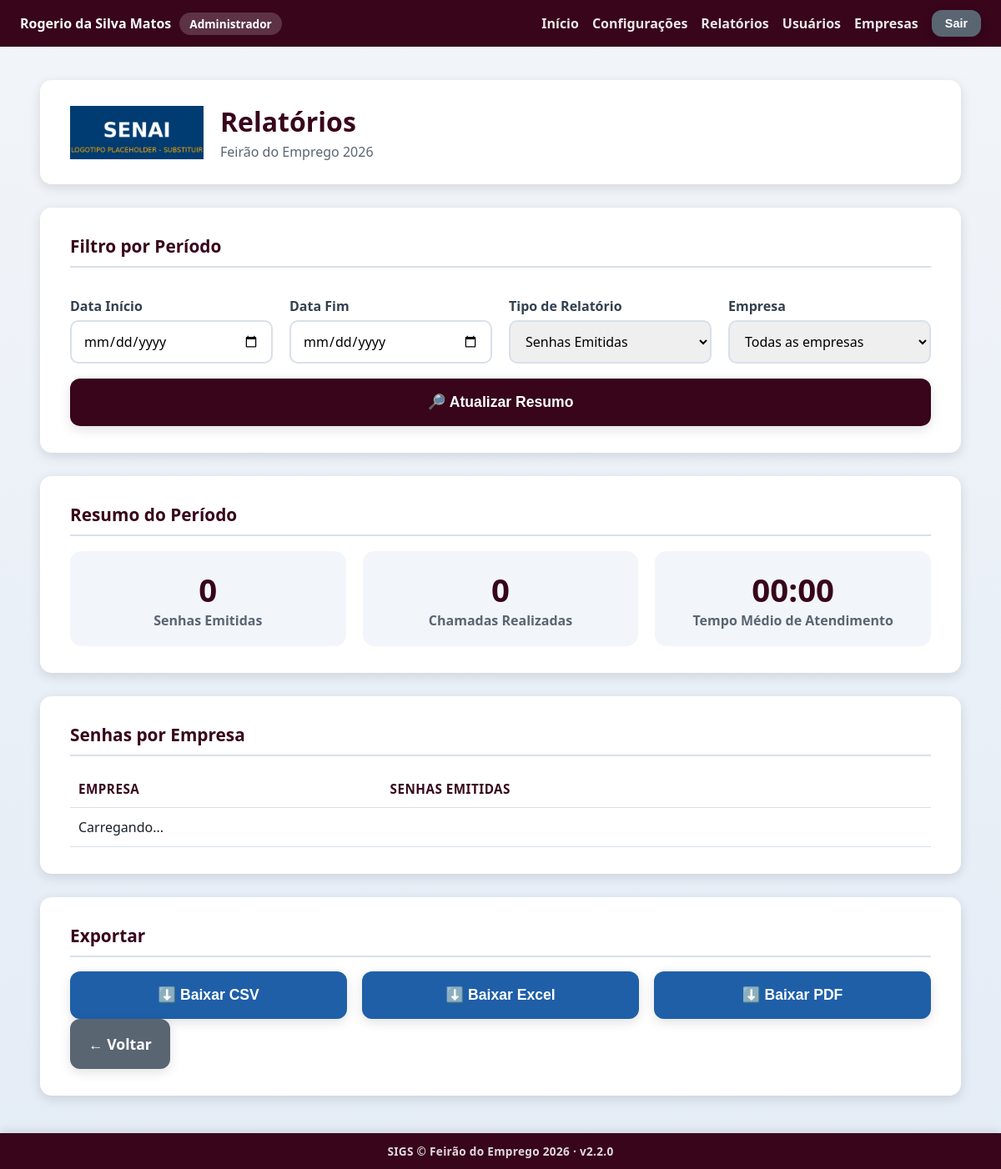
Page /relatorios (signed in) on the committed database.
### tables this page shows
CREATE TABLE usuarios (
            id INTEGER PRIMARY KEY AUTOINCREMENT,
            nome_completo TEXT NOT NULL,
            login TEXT NOT NULL UNIQUE,
            senha_hash TEXT NOT NULL,
            perfil TEXT NOT NULL DEFAULT 'atendente',
            ativo INTEGER NOT NULL DEFAULT 1,
            data_criacao TEXT NOT NULL,
            ultimo_login TEXT
        );

CREATE TABLE configuracoes (
                    chave TEXT PRIMARY KEY,
                    valor TEXT NOT NULL
                );

### app.py (the view)
@app.route("/relatorios")
@auth.login_required
@auth.admin_required
def relatorios_tela():
    configuracoes = config_manager.obter_todas()
    return render_template("relatorios.html", config=configuracoes)

### app.py (called while the page is built)
@app.context_processor
def injetar_usuario_logado():
    return {
        "usuario_logado": auth.usuario_logado(),
        "eh_admin": auth.eh_admin(),
        "sigs_versao": SIGS_VERSAO,
    }

### auth.py (called while the page is built)
def usuario_logado() -> Optional[dict]:
    usuario_id = session.get(CHAVE_SESSAO_USUARIO_ID)
    if usuario_id is None:
        return None
    return {
        "id": usuario_id,
        "nome_completo": session.get(CHAVE_SESSAO_NOME),
        "login": session.get(CHAVE_SESSAO_LOGIN),
        "perfil": session.get(CHAVE_SESSAO_PERFIL),
        "guiche": session.get(CHAVE_SESSAO_GUICHE),
    }

def eh_admin() -> bool:
    return session.get(CHAVE_SESSAO_PERFIL) == PerfilUsuario.ADMIN

def admin_required(funcao_view):
    @wraps(funcao_view)
    def wrapper(*args, **kwargs):
        if not eh_admin():
            if _requisicao_eh_api():
                return jsonify({"sucesso": False, "erro": "Acesso restrito a administradores."}), 403
            flash("Esta área é restrita a administradores.", "erro")
            return redirect(url_for("index"))
        return funcao_view(*args, **kwargs)
    return wrapper

### config.py (called while the page is built)
    def _conectar(self) -> sqlite3.Connection:
        conexao = sqlite3.connect(str(DATABASE_PATH), timeout=10, check_same_thread=False)
        conexao.row_factory = sqlite3.Row
        return conexao

    def obter_todas(self) -> Dict[str, Any]:
        with self._conectar() as conexao:
            linhas = conexao.execute(f"SELECT chave, valor FROM {TABELA_CONFIGURACOES}").fetchall()
        resultado: Dict[str, Any] = {}
        for linha in linhas:
            chave, valor = linha["chave"], linha["valor"]
            if chave in CHAVES_INTEIRAS:
                try:
                    resultado[chave] = int(valor)
                except (TypeError, ValueError):
                    resultado[chave] = 0
            else:
                resultado[chave] = valor
        return resultado

### database.py (called while the page is built)
@contextmanager
def get_connection() -> Generator[sqlite3.Connection, None, None]:
    conexao = sqlite3.connect(str(DATABASE_PATH), timeout=10, check_same_thread=False)
    conexao.row_factory = sqlite3.Row
    conexao.execute("PRAGMA journal_mode = WAL")
    conexao.execute("PRAGMA foreign_keys = ON")
    try:
        yield conexao
    finally:
        conexao.close()

### templates/relatorios.html (shortened to what this page needs)
{% extends "layout.html" %}
{% block conteudo %}
<div class="pagina pagina-relatorios">
    <header class="cabecalho">
        <img class="logo" src="{{ url_for('static', filename='img/logo.png') }}" alt="Logo SENAI">
        <div class="titulo-evento">
            <h1>Relatórios</h1>
            <p>{{ config.nome_evento }}</p>
        </div>
    </header>
    <main class="conteudo-principal">
        <section class="card card-formulario">
            <h2>Filtro por Período</h2>
            <div class="campos-identificacao">
                <label>
                    Data Início
                    <input type="date" id="filtro-inicio">
                </label>
                <label>
                    Data Fim
                    <input type="date" id="filtro-fim">
                </label>
                <label>
                    Tipo de Relatório
                    <select id="filtro-tipo">
                        <option value="emitidas">Senhas Emitidas</option>
                    </select>
                </label>
                <label>
                    Empresa
                    <select id="filtro-empresa">
                        <option value="">Todas as empresas</option>
                    </select>
                </label>
            </div>
            <button id="btn-atualizar-resumo" class="botao botao-primario">🔎 Atualizar Resumo</button>
        </section>
        <section class="card card-resumo">
            <h2>Resumo do Período</h2>
            <div class="resumo-grade">
                <div class="resumo-item">
                    <span class="resumo-valor" id="resumo-emitidas">0</span>
                    <span class="resumo-label">Senhas Emitidas</span>
                </div>
                <div class="resumo-item">
                    <span class="resumo-valor" id="resumo-chamadas">0</span>
                    <span class="resumo-label">Chamadas Realizadas</span>
                </div>
                <div class="resumo-item">
                    <span class="resumo-valor" id="resumo-tempo-medio">00:00</span>
                    <span class="resumo-label">Tempo Médio de Atendimento</span>
                </div>
            </div>
        </section>
        <section class="card card-resumo-empresas">
            <h2>Senhas por Empresa</h2>
            <table class="tabela-fila">
                <thead>
                    <tr>
                        <th>Empresa</th>
                        <th>Senhas Emitidas</th>
                    </tr>
                </thead>
                <tbody id="resumo-empresas-corpo">
                    <tr><td colspan="2">Carregando...</td></tr>
                </tbody>
            </table>
        </section>
        <section class="card card-downloads">
            <h2>Exportar</h2>
            <div class="grade-botoes grade-botoes-relatorio">
                <button id="btn-download-csv" class="botao botao-secundario">⬇️ Baixar CSV</button>
                <button id="btn-download-excel" class="botao botao-secundario">⬇️ Baixar Excel</button>
                <button id="btn-download-pdf" class="botao botao-secundario">⬇️ Baixar PDF</button>
            </div>
            <a href="{{ url_for('index') }}" class="botao botao-terciario">← Voltar</a>
        </section>
    </main>
</div>
{% endblock %}

### templates/layout.html (shortened to what this page needs)
<!DOCTYPE html>
<html lang="pt-BR">
<head>
    <link rel="stylesheet" href="{{ url_for('static', filename='css/style.css') }}">
</head>
<body>
    {% if usuario_logado %}
    <div class="barra-usuario">
        <span class="barra-usuario-info">
            {{ usuario_logado.nome_completo }}
            <span class="barra-usuario-perfil">
                {% if eh_admin %}Administrador
                {% elif usuario_logado.perfil == 'emissor' %}Emissor de Senhas
                {% else %}Atendente
                {% endif %}
            </span>
        </span>
        <span class="barra-usuario-acoes">
            <a href="{{ url_for('index') }}">Início</a>
            {% if eh_admin %}
                <a href="{{ url_for('configuracoes_tela') }}">Configurações</a>
                <a href="{{ url_for('relatorios_tela') }}">Relatórios</a>
                <a href="{{ url_for('usuarios_tela') }}">Usuários</a>
                <a href="{{ url_for('empresas_tela') }}">Empresas</a>
            {% endif %}
            <form method="POST" action="{{ url_for('logout_tela') }}" class="form-logout">
                <button type="submit" class="botao botao-terciario botao-sair">Sair</button>
            </form>
        </span>
    </div>
    {% endif %}
    {% block conteudo %}{% endblock %}
    {% if request.endpoint != 'painel' %}
    <footer class="rodape-sigs">
        SIGS &copy; {{ config.nome_evento if config else 'SENAI' }} &middot; v{{ sigs_versao }}
    </footer>
    {% endif %}
</body>
</html>

### static/css/style.css (style rules this page uses)
:root { --cor-principal: #003C71; --cor-principal-clara: #1F5FA8; --cor-secundaria: #F4A300; --cor-fundo: #F2F5F9; --cor-texto: #1B1F23; --cor-branco: #FFFFFF; --cor-cinza-borda: #D8E0EA; --cor-sucesso: #2E7D32; --cor-erro: #C62828; --sombra-padrao: 0 4px 14px rgba(0, 0, 0, 0.12); --raio-borda: 14px; --transicao-padrao: all 0.25s ease-in-out; }
* { box-sizing: border-box; }
body { margin: 0; font-family: "Segoe UI", Arial, Helvetica, sans-serif; background: linear-gradient(180deg, var(--cor-fundo) 0%, #E4ECF6 100%); color: var(--cor-texto); }
.pagina { max-width: 1200px; margin: 0 auto; padding: 40px 48px; padding-bottom: 88px; }
.cabecalho { display: flex; align-items: center; gap: 20px; background: var(--cor-branco); border-radius: var(--raio-borda); box-shadow: var(--sombra-padrao); padding: 28px 36px; margin-bottom: 28px; }
.cabecalho .logo { height: 64px; width: auto; object-fit: contain; }
.titulo-evento h1 { margin: 0; font-size: 2rem; color: var(--cor-principal); }
.titulo-evento p { margin: 4px 0 0; color: #5A6572; font-size: 1rem; }
.conteudo-principal { display: flex; flex-direction: column; gap: 28px; }
.card { background: var(--cor-branco); border-radius: var(--raio-borda); box-shadow: var(--sombra-padrao); padding: 32px 36px; }
.card h2 { margin-top: 0; color: var(--cor-principal); font-size: 1.3rem; border-bottom: 2px solid var(--cor-cinza-borda); padding-bottom: 10px; }
.campos-identificacao { display: flex; flex-wrap: wrap; gap: 20px; }
.campos-identificacao label, .card-formulario label { display: flex; flex-direction: column; gap: 6px; font-weight: 600; color: #33414F; flex: 1; min-width: 220px; }
input, select { padding: 12px 14px; border: 2px solid var(--cor-cinza-borda); border-radius: 10px; font-size: 1rem; font-family: inherit; transition: var(--transicao-padrao); }
.botao { border: none; border-radius: 12px; padding: 18px 22px; font-size: 1.1rem; font-weight: 700; cursor: pointer; transition: var(--transicao-padrao); box-shadow: var(--sombra-padrao); text-decoration: none; text-align: center; display: inline-flex; align-items: center; justify-content: center; gap: 8px; color: var(--cor-branco); }
.botao-primario { background: var(--cor-principal); }
.botao-secundario { background: var(--cor-principal-clara); }
.botao-terciario { background: #5A6572; }
.grade-botoes { display: grid; grid-template-columns: repeat(auto-fit, minmax(220px, 1fr)); gap: 18px; }
.grade-botoes-relatorio { grid-template-columns: repeat(auto-fit, minmax(180px, 1fr)); }
.tabela-fila { width: 100%; border-collapse: collapse; margin-top: 12px; }
.tabela-fila th, .tabela-fila td { text-align: left; padding: 12px 10px; border-bottom: 1px solid var(--cor-cinza-borda); }
.tabela-fila th { color: var(--cor-principal); font-size: 0.95rem; text-transform: uppercase; letter-spacing: 0.5px; }
.resumo-grade { display: grid; grid-template-columns: repeat(auto-fit, minmax(200px, 1fr)); gap: 20px; text-align: center; }
.resumo-item { background: var(--cor-fundo); border-radius: var(--raio-borda); padding: 20px; }
.resumo-valor { display: block; font-size: 2.4rem; font-weight: 800; color: var(--cor-principal); }
.resumo-label { color: #5A6572; font-weight: 600; }
.card-formulario { display: flex; flex-direction: column; gap: 18px; }
.barra-usuario { display: flex; flex-wrap: wrap; align-items: center; justify-content: space-between; gap: 12px; background: var(--cor-principal); color: var(--cor-branco); padding: 12px 24px; }
.barra-usuario-info { display: flex; align-items: center; gap: 10px; font-weight: 600; flex-wrap: wrap; }
.barra-usuario-perfil, .barra-usuario-guiche { background: rgba(255, 255, 255, 0.18); border-radius: 999px; padding: 4px 12px; font-size: 0.85rem; font-weight: 700; }
.barra-usuario-acoes { display: flex; align-items: center; gap: 16px; flex-wrap: wrap; }
.barra-usuario-acoes a { color: var(--cor-branco); text-decoration: none; font-weight: 600; opacity: 0.9; }
.form-logout { margin: 0; }
.botao-sair { padding: 8px 16px; font-size: 0.9rem; }
.rodape-sigs { position: fixed; left: 0; right: 0; bottom: 0; z-index: 500; background: var(--cor-principal); color: rgba(255, 255, 255, 0.85); text-align: center; font-size: 0.85rem; font-weight: 600; letter-spacing: 0.3px; padding: 12px 16px; box-shadow: 0 -2px 10px rgba(0, 0, 0, 0.12); }

### rows in the picture
usuarios: nome_completo "Rogerio da Silva Matos"
configuracoes: nome_evento "Feirão do Emprego 2026", valor "Feirão do Emprego 2026"

### other values in the picture
{{ sigs_versao }} "2.2.0"
